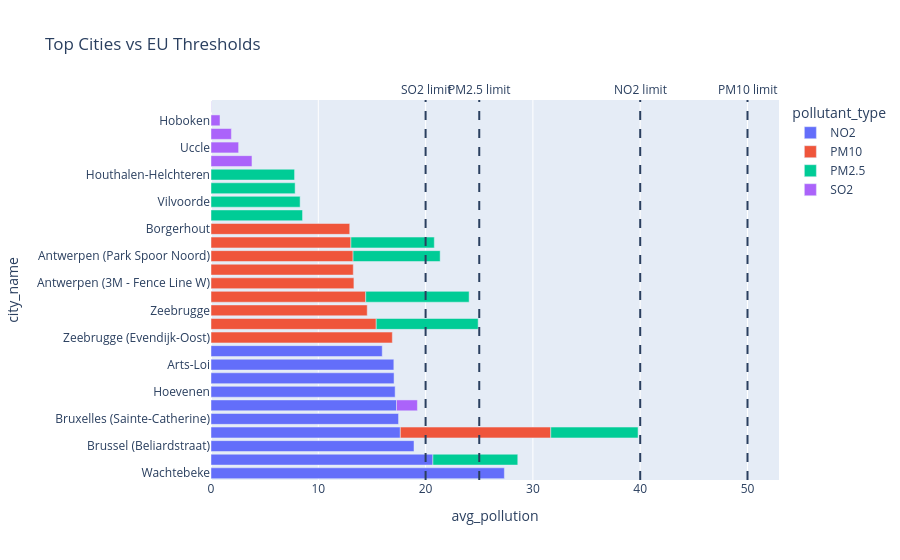

The notebook cell saved with this chart:
### Code cell
EU_THRESHOLDS = {
    "PM10": 50,
    "PM2.5": 25,
    "NO2": 40,
    "SO2": 20
}
fig = px.bar(
    top_cities,
    x="avg_pollution",
    y="city_name",
    color="pollutant_type",
    orientation="h",
    title="Top Cities vs EU Thresholds"
)

# Add threshold lines
for pollutant, value in EU_THRESHOLDS.items():
    fig.add_vline(
        x=value,
        line_dash="dash",
        annotation_text=f"{pollutant} limit",
        annotation_position="top"
    )

fig.show()

### Figure 1 — Plotly figure (JSON) as saved in the notebook; plotly's stock layout.template omitted (floating-point values rounded to 4 significant figures)
{"data": [{"hovertemplate": "pollutant_type=NO2<br>avg_pollution=%{x}<br>city_name=%{y}<extra></extra>", "legendgroup": "NO2", "marker": {"color": "#636efa", "pattern": {"shape": ""}}, "name": "NO2", "orientation": "h", "showlegend": true, "textposition": "auto", "type": "bar", "x": [27.34, 20.68, 18.92, 17.65, 17.48, 17.29, 17.16, 17.06, 17.04, 15.96], "xaxis": "x", "y": ["Wachtebeke", "Steenokkerzeel", "Brussel (Beliardstraat)", "Antwerpen (Ring)", "Bruxelles (Sainte-Catherine)", "Antwerpen", "Hoevenen", "Brussel (Rue des Tanneurs)", "Arts-Loi", "BERENDRECHT"], "yaxis": "y"}, {"hovertemplate": "pollutant_type=PM10<br>avg_pollution=%{x}<br>city_name=%{y}<extra></extra>", "legendgroup": "PM10", "marker": {"color": "#EF553B", "pattern": {"shape": ""}}, "name": "PM10", "orientation": "h", "showlegend": true, "textposition": "auto", "type": "bar", "x": [16.9, 15.4, 14.56, 14.42, 14.02, 13.32, 13.26, 13.24, 13.04, 12.93], "xaxis": "x", "y": ["Zeebrugge (Evendijk-Oost)", "Gent", "Zeebrugge", "Genk", "Antwerpen (Ring)", "Antwerpen (3M - Fence Line W)", "Merksem", "Antwerpen (Park Spoor Noord)", "Antwerpen (Blancefloerlaan)", "Borgerhout"], "yaxis": "y"}, {"hovertemplate": "pollutant_type=PM2.5<br>avg_pollution=%{x}<br>city_name=%{y}<extra></extra>", "legendgroup": "PM2.5", "marker": {"color": "#00cc96", "pattern": {"shape": ""}}, "name": "PM2.5", "orientation": "h", "showlegend": true, "textposition": "auto", "type": "bar", "x": [9.637, 9.498, 8.532, 8.307, 8.134, 8.117, 7.91, 7.841, 7.789, 7.771], "xaxis": "x", "y": ["Genk", "Gent", "Hasselt", "Vilvoorde", "Antwerpen (Ring)", "Antwerpen (Park Spoor Noord)", "Steenokkerzeel", "Zwijndrecht (Neerstraat)", "Houthalen-Helchteren", "Antwerpen (Blancefloerlaan)"], "yaxis": "y"}, {"hovertemplate": "pollutant_type=SO2<br>avg_pollution=%{x}<br>city_name=%{y}<extra></extra>", "legendgroup": "SO2", "marker": {"color": "#ab63fa", "pattern": {"shape": ""}}, "name": "SO2", "orientation": "h", "showlegend": true, "textposition": "auto", "type": "bar", "x": [3.818, 2.574, 1.95, 1.9, 0.84, 0.02], "xaxis": "x", "y": ["Molenbeek-Saint-Jean", "Uccle", "Antwerpen", "Kallo", "Hoboken", "Mol"], "yaxis": "y"}], "layout": {"annotations": [{"showarrow": false, "text": "PM10 limit", "x": 50, "xanchor": "center", "xref": "x", "y": 1, "yanchor": "bottom", "yref": "y domain"}, {"showarrow": false, "text": "PM2.5 limit", "x": 25, "xanchor": "center", "xref": "x", "y": 1, "yanchor": "bottom", "yref": "y domain"}, {"showarrow": false, "text": "NO2 limit", "x": 40, "xanchor": "center", "xref": "x", "y": 1, "yanchor": "bottom", "yref": "y domain"}, {"showarrow": false, "text": "SO2 limit", "x": 20, "xanchor": "center", "xref": "x", "y": 1, "yanchor": "bottom", "yref": "y domain"}], "barmode": "relative", "legend": {"title": {"text": "pollutant_type"}, "tracegroupgap": 0}, "shapes": [{"line": {"dash": "dash"}, "type": "line", "x0": 50, "x1": 50, "xref": "x", "y0": 0, "y1": 1, "yref": "y domain"}, {"line": {"dash": "dash"}, "type": "line", "x0": 25, "x1": 25, "xref": "x", "y0": 0, "y1": 1, "yref": "y domain"}, {"line": {"dash": "dash"}, "type": "line", "x0": 40, "x1": 40, "xref": "x", "y0": 0, "y1": 1, "yref": "y domain"}, {"line": {"dash": "dash"}, "type": "line", "x0": 20, "x1": 20, "xref": "x", "y0": 0, "y1": 1, "yref": "y domain"}], "title": {"text": "Top Cities vs EU Thresholds"}, "xaxis": {"anchor": "y", "domain": [0, 1], "title": {"text": "avg_pollution"}}, "yaxis": {"anchor": "x", "domain": [0, 1], "title": {"text": "city_name"}}}}
